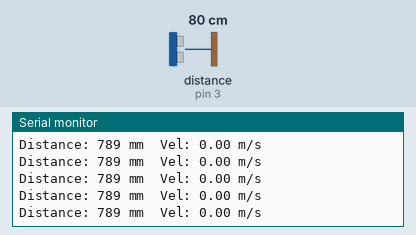
Recording of a sketch running on a simulated Arduino Leonardo, built with avr-gcc and run on an emulated ATmega32U4. Parts: the last lines printed to the serial monitor. Wiring (inferred from the names in the program): ultrasonic range finder: trigger pin 2; echo pin 3. The inputs (shaded band) are chosen by the test bench; at power-on: distance to the obstacle (sensor on pin 3) 80 cm. The echo pulse lasts 58.3 µs per cm.

Above: at 1.2 s.
1.3 s: distance to the obstacle (sensor on pin 3) set to 250 cm
At 1.4 s:
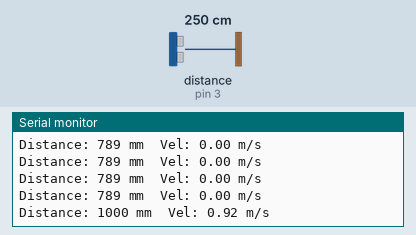
4.3 s: distance to the obstacle (sensor on pin 3) set to 2 cm
At 4.3 s:
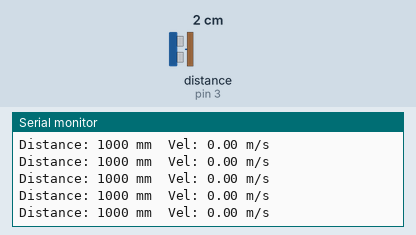
Timing chart, 0 to 7.3 s (numbered marks = the images above; inputs shaded):
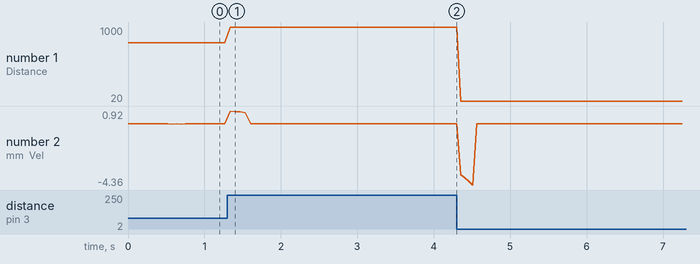

Measured:
- after the input at 1.3 s, the serial monitor: prints a new line at once (image 1)
- plotted number 1: 789 → 1000 after the input at 1.3 s, 1000 → 20 after the input at 4.3 s

The sketch:

pico.ino
```cpp
#include <Adafruit_GFX.h>
#include <Adafruit_ST7735.h>

#define TFT_CS   17
#define TFT_DC   20
#define TFT_RST  21
#define TRIG_PIN 2
#define ECHO_PIN 3

Adafruit_ST7735 tft = Adafruit_ST7735(TFT_CS, TFT_DC, TFT_RST);

const int SAMPLES = 10;
long distances[SAMPLES];
unsigned long timestamps[SAMPLES];
int idx = 0;
bool bufferFull = false;

long getDistance() {
  digitalWrite(TRIG_PIN, LOW);
  delayMicroseconds(2);
  digitalWrite(TRIG_PIN, HIGH);
  delayMicroseconds(10);
  digitalWrite(TRIG_PIN, LOW);
  long duration = pulseIn(ECHO_PIN, HIGH);
  return duration * 0.17;
}

void setup() {
  Serial.begin(115200);
  Serial1.begin(115200);
  pinMode(TRIG_PIN, OUTPUT);
  pinMode(ECHO_PIN, INPUT);
}

void loop() {
  unsigned long now = millis();
  long dist = getDistance();
  dist = constrain(dist, 20, 1000);

  distances[idx] = dist;
  timestamps[idx] = now;

  int vel5Idx = (idx - 4 + SAMPLES) % SAMPLES;
  long vel_mms = 0;
  if (bufferFull || idx >= 5) {
    unsigned long dt = timestamps[idx] - timestamps[vel5Idx];
    if (dt > 0)
      vel_mms = (distances[idx] - distances[vel5Idx]) * 1000 / (long)dt;
  }

  idx = (idx + 1) % SAMPLES;
  if (idx == 0) bufferFull = true;

  float vel_ms = vel_mms / 1000.0;

  Serial.print("Distance: ");
  Serial.print(dist);
  Serial.print(" mm  Vel: ");
  Serial.print(vel_ms, 2);
  Serial.println(" m/s");

  Serial1.print("Distance: ");
  Serial1.print(dist);
  Serial1.print(" mm  Vel: ");
  Serial1.print(vel_ms, 2);
  Serial1.println(" m/s");

  delay(50);
}
```
